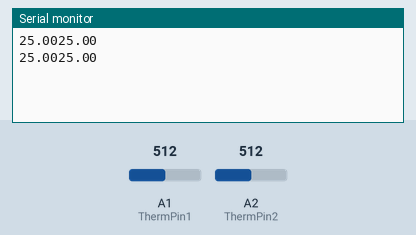
This sketch was run on a simulated Arduino Uno, built with avr-gcc and run on an emulated ATmega328P. Shown: the last lines printed to the serial monitor. The inputs (shaded band) are chosen by the test bench; at power-on: A1 (ThermPin1) = 512, A2 (ThermPin2) = 512.

Above: at 6.8 s.
6.9 s: A1 (ThermPin1) set to 716
At 12.8 s:
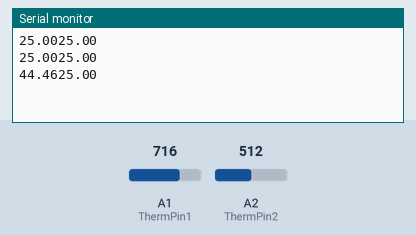
13.6 s: A2 (ThermPin2) set to 716
At 18.6 s:
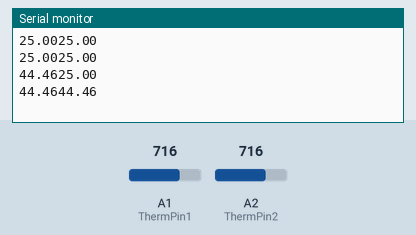
20.3 s: A1 (ThermPin1) set to 900
At 24.5 s:
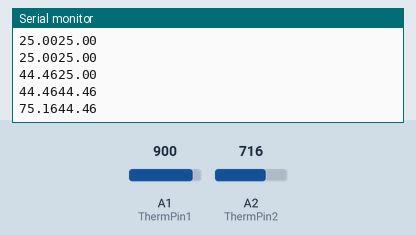
27.0 s: A2 (ThermPin2) set to 900
At 31.5 s:
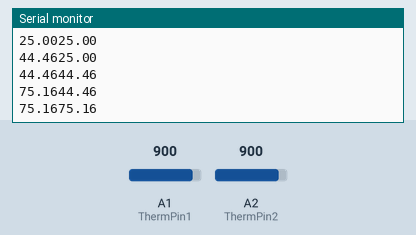
Timing chart, 0 to 33.0 s (numbered marks = the images above; inputs shaded):
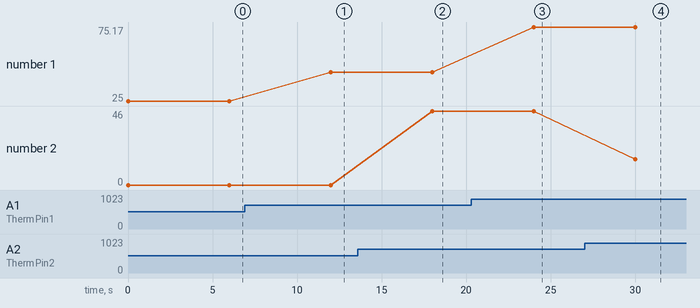

Measured:
- after the input at 6.9 s, the serial monitor: prints a new line after 5.1 s (image 1)
- after the input at 13.6 s, the serial monitor: prints a new line after 4.4 s (image 2)
- after the input at 20.3 s, the serial monitor: prints a new line after 3.7 s (image 3)
- after the input at 27.0 s, the serial monitor: prints a new line after 3.0 s (image 4)
- plotted number 1: 25 → 44.46 after the input at 6.9 s, 44.46 → 44.46 after the input at 13.6 s, 44.46 → 75.16 after the input at 20.3 s, 75.16 → 75.17 after the input at 27.0 s
- plotted number 2: 0 → 46 after the input at 13.6 s, 46 → 16 after the input at 27.0 s

The sketch:

arduino.ino
```cpp
// lee la temperatura de un termopar conectado a vdd, a A1 y de ahi a gnd por una resistencia de 10k .
 // hace el calculo y lo manda por el puerto serie cada 60 segundos con dos valores decimales para thigspeak

 const int ThermPin1 = A1;  // el termistor en el analog 1
 const int ThermPin2 = A2;  // el termistor en el analog 2
 float ThermValue1 = 0; // ahi guardamos lo leido del pin anterior
 float temp1 =0;    // esta sera la variable con el valor final

 float ThermValue2 = 0; // ahi guardamos lo leido del pin anterior
 float temp2 =0;    // esta sera la variable con el valor final


 #include <math.h>


 void setup(){
   Serial.begin(9600);
 }

 void loop(){
 ThermValue1 = analogRead(ThermPin1);
 ThermValue2 = analogRead(ThermPin2);


 float TempVal1 = 1/((1/298.00)+(1/4100.00)*log(1024.00/ThermValue1-1.00));
   TempVal1 = TempVal1 - 273.00;
   temp1= TempVal1;

 float TempVal2 = 1/((1/298.00)+(1/4100.00)*log(1024.00/ThermValue2-1.00));
   TempVal2 = TempVal2 - 273.00;
   temp2= TempVal2;


   Serial.print(temp1);
 Serial.println(temp2);
   delay(6000);
 }
```
